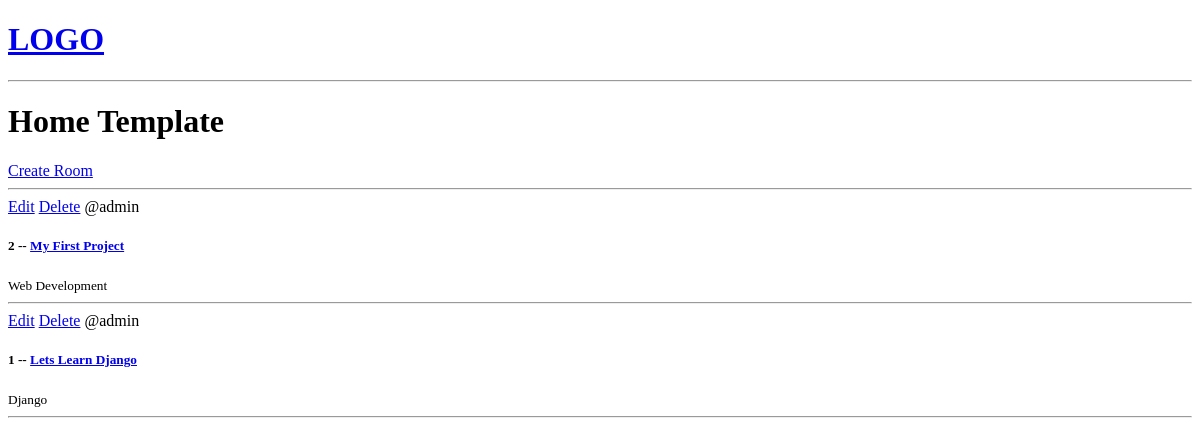
Before: / with the older database file.
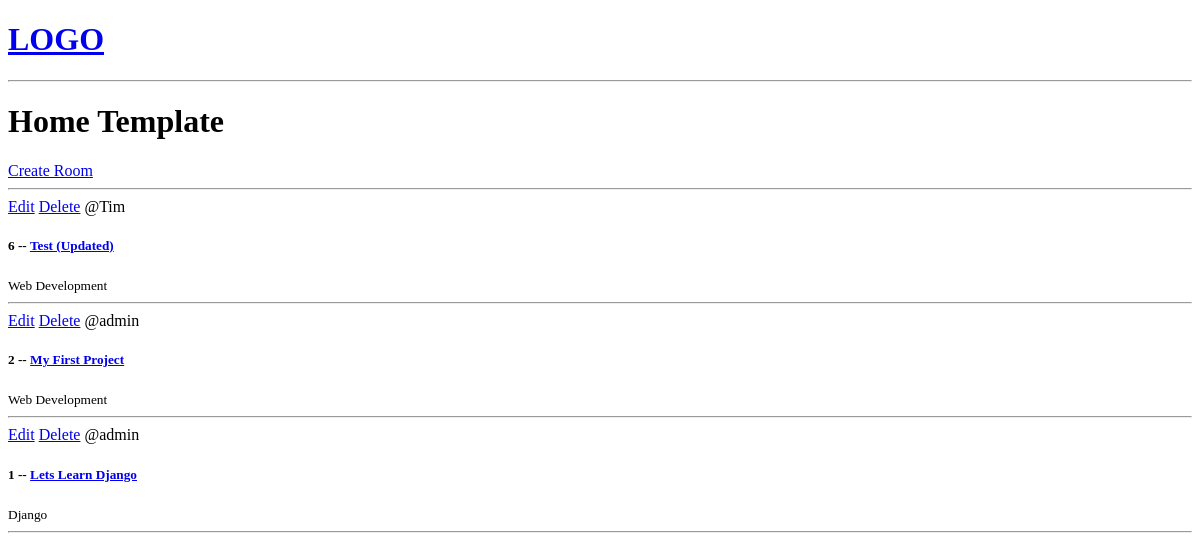
After: the same page with the newer database file.
### base/models.py (models this page shows, shortened)
class Room(models.Model):
    host = models.ForeignKey(User, on_delete=models.SET_NULL, null=True)
    topic = models.ForeignKey(Topic, on_delete=models.SET_NULL, null=True)
    name = models.CharField(max_length=200)
    description = models.TextField(null=True, blank=True)
    updated = models.DateTimeField(auto_now=True)
    created = models.DateTimeField(auto_now_add=True)
    class Meta:
        ordering = ['-created']

class Topic(models.Model):
    name = models.CharField(max_length=200)

### base/views.py (the view)
# urls.py: path("", views.home, name="home"),
def home(request):
    rooms = Room.objects.all()
    context = {'rooms': rooms}
    return render(request, "base/home.html", context)

### base/templates/base/home.html
{% extends "main.html" %}
{% block content %}
<h1>Home Template</h1>
<div>
  <a href="{% url 'create-room' %}">Create Room</a>
  <hr>
  <div>
    {% for room in rooms %}
      <div>
        <a href="{% url 'update-room' room.id %}">Edit</a>
        <a href="{% url 'delete-room' room.id %}">Delete</a>
        <span>@{{room.host}}</span>
        <h5>{{ room.id }} -- <a href="{% url 'room' room.id %}">{{ room.name }}</a></h5>
        <small>{{room.topic.name}}</small>
        <hr>
      </div>
    {% endfor %}
  </div>
</div>
{% endblock %}

### templates/main.html (shortened to what this page needs)
<!DOCTYPE html>
<html lang="en">
<head>
</head>
<body>
  {% include "navbar.html" %}
  {% block content %}
  {% endblock %}
</body>
</html>

### templates/navbar.html
<a href="/">
  <h1>LOGO</h1>
</a>
<hr>

Changed rows visible on the page:
added Room: host "Tim", id "6", name "Test (Updated)", topic.name "Web Development"
